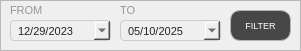
   <widget class="QFrame" name="demo_frameOthers_3">
    <property name="geometry">
     <rect>
      <x>990</x>
      <y>10</y>
      <width>301</width>
      <height>51</height>
     </rect>
    </property>
    <property name="styleSheet">
     <string notr="true">#demo_frameOthers_3 {
  background-color: #fcfcfc;
  border-radius: 8px; /* Adjust the pixel value to control the roundness */
}</string>
    </property>
    <property name="frameShape">
     <enum>QFrame::Shape::StyledPanel</enum>
    </property>
    <property name="frameShadow">
     <enum>QFrame::Shadow::Raised</enum>
    </property>
    <widget class="QLabel" name="label_total_indppl_2">
     <property name="geometry">
      <rect>
       <x>20</x>
       <y>100</y>
       <width>231</width>
       <height>21</height>
      </rect>
     </property>
     <property name="font">
      <font>
       <family>Arial</family>
       <pointsize>11</pointsize>
       <bold>true</bold>
      </font>
     </property>
     <property name="styleSheet">
      <string notr="true">#label_total_indppl {
	background-color: transparent;
	color: #4f4f4f;
}
</string>
     </property>
     <property name="text">
      <string/>
     </property>
     <property name="alignment">
      <set>Qt::AlignmentFlag::AlignLeading|Qt::AlignmentFlag::AlignLeft|Qt::AlignmentFlag::AlignVCenter</set>
     </property>
    </widget>
    <widget class="QPushButton" name="filter_stat_date_button">
     <property name="geometry">
      <rect>
       <x>230</x>
       <y>10</y>
       <width>61</width>
       <height>31</height>
      </rect>
     </property>
     <property name="font">
      <font>
       <family>Arial</family>
       <pointsize>7</pointsize>
      </font>
     </property>
     <property name="cursor">
      <cursorShape>PointingHandCursor</cursorShape>
     </property>
     <property name="focusPolicy">
      <enum>Qt::FocusPolicy::NoFocus</enum>
     </property>
     <property name="styleSheet">
      <string notr="true">#filter_stat_date_button {

background-color: #474747;

color: white;

border: 1px solid #b5b5b5;

border-radius: 10px;

padding: 10px;

}



#filter_stat_date_button:hover {

background-color: #636363;

color: white;

}



#filter_stat_date_button:pressed {

background-color: #bfbfbf;

color: white;

}</string>
     </property>
     <property name="text">
      <string>FILTER</string>
     </property>
     <property name="icon">
      <iconset>
       <normaloff>../../../Assets/FuncIcons/icon_filter.svg</normaloff>../../../Assets/FuncIcons/icon_filter.svg</iconset>
     </property>
     <property name="iconSize">
      <size>
       <width>18</width>
       <height>18</height>
      </size>
     </property>
    </widget>
    <widget class="QDateEdit" name="filter_date_min">
     <property name="geometry">
      <rect>
       <x>10</x>
       <y>20</y>
       <width>101</width>
       <height>21</height>
      </rect>
     </property>
     <property name="font">
      <font>
       <family>Arial</family>
       <pointsize>8</pointsize>
      </font>
     </property>
     <property name="styleSheet">
      <string notr="true">#filter_date_min {
    background-color: rgb(239, 239, 239);
    color: #242424;
    border: 1px solid #ccc;
    padding: 5px;
    border-radius: 4px;
    font-size: 0.8em; /* Example: 80% of the parent's font size */
}</string>
     </property>
     <property name="dateTime">
      <datetime>
       <hour>0</hour>
       <minute>0</minute>
       <second>0</second>
       <year>2023</year>
       <month>12</month>
       <day>29</day>
      </datetime>
     </property>
     <property name="displayFormat">
      <string>MM/dd/yyyy</string>
     </property>
     <property name="calendarPopup">
      <bool>true</bool>
     </property>
     <property name="currentSectionIndex">
      <number>0</number>
     </property>
     <property name="timeSpec">
      <enum>Qt::TimeSpec::UTC</enum>
     </property>
    </widget>
    <widget class="QDateEdit" name="filter_date_max">
     <property name="geometry">
      <rect>
       <x>120</x>
       <y>20</y>
       <width>101</width>
       <height>21</height>
      </rect>
     </property>
     <property name="font">
      <font>
       <family>Arial</family>
       <pointsize>8</pointsize>
      </font>
     </property>
     <property name="styleSheet">
      <string notr="true">#filter_date_max {
    background-color: rgb(239, 239, 239);
    color: #242424;
    border: 1px solid #ccc;
    padding: 5px;
    border-radius: 4px;
    font-size: 0.8em; /* Example: 80% of the parent's font size */
}</string>
     </property>
     <property name="dateTime">
      <datetime>
       <hour>0</hour>
       <minute>0</minute>
       <second>0</second>
       <year>2025</year>
       <month>5</month>
       <day>10</day>
      </datetime>
     </property>
     <property name="displayFormat">
      <string>MM/dd/yyyy</string>
     </property>
     <property name="calendarPopup">
      <bool>true</bool>
     </property>
     <property name="currentSectionIndex">
      <number>0</number>
     </property>
     <property name="timeSpec">
      <enum>Qt::TimeSpec::UTC</enum>
     </property>
    </widget>
    <widget class="QLabel" name="label_from">
     <property name="geometry">
      <rect>
       <x>10</x>
       <y>1</y>
       <width>101</width>
       <height>20</height>
      </rect>
     </property>
     <property name="font">
      <font>
       <family>Arial</family>
       <pointsize>8</pointsize>
      </font>
     </property>
     <property name="styleSheet">
      <string notr="true">#label_from{
	color: #969696;
}</string>
     </property>
     <property name="text">
      <string>&lt;html&gt;&lt;head/&gt;&lt;body&gt;&lt;p&gt;FROM&lt;/p&gt;&lt;/body&gt;&lt;/html&gt;</string>
     </property>
     <property name="alignment">
      <set>Qt::AlignmentFlag::AlignLeading|Qt::AlignmentFlag::AlignLeft|Qt::AlignmentFlag::AlignVCenter</set>
     </property>
    </widget>
    <widget class="QLabel" name="label_to">
     <property name="geometry">
      <rect>
       <x>120</x>
       <y>1</y>
       <width>101</width>
       <height>20</height>
      </rect>
     </property>
     <property name="font">
      <font>
       <family>Arial</family>
       <pointsize>8</pointsize>
      </font>
     </property>
     <property name="styleSheet">
      <string notr="true">#label_to{
	color: #969696;
}</string>
     </property>
     <property name="text">
      <string>&lt;html&gt;&lt;head/&gt;&lt;body&gt;&lt;p&gt;TO&lt;/p&gt;&lt;/body&gt;&lt;/html&gt;</string>
     </property>
     <property name="alignment">
      <set>Qt::AlignmentFlag::AlignLeading|Qt::AlignmentFlag::AlignLeft|Qt::AlignmentFlag::AlignVCenter</set>
     </property>
    </widget>
   </widget>
